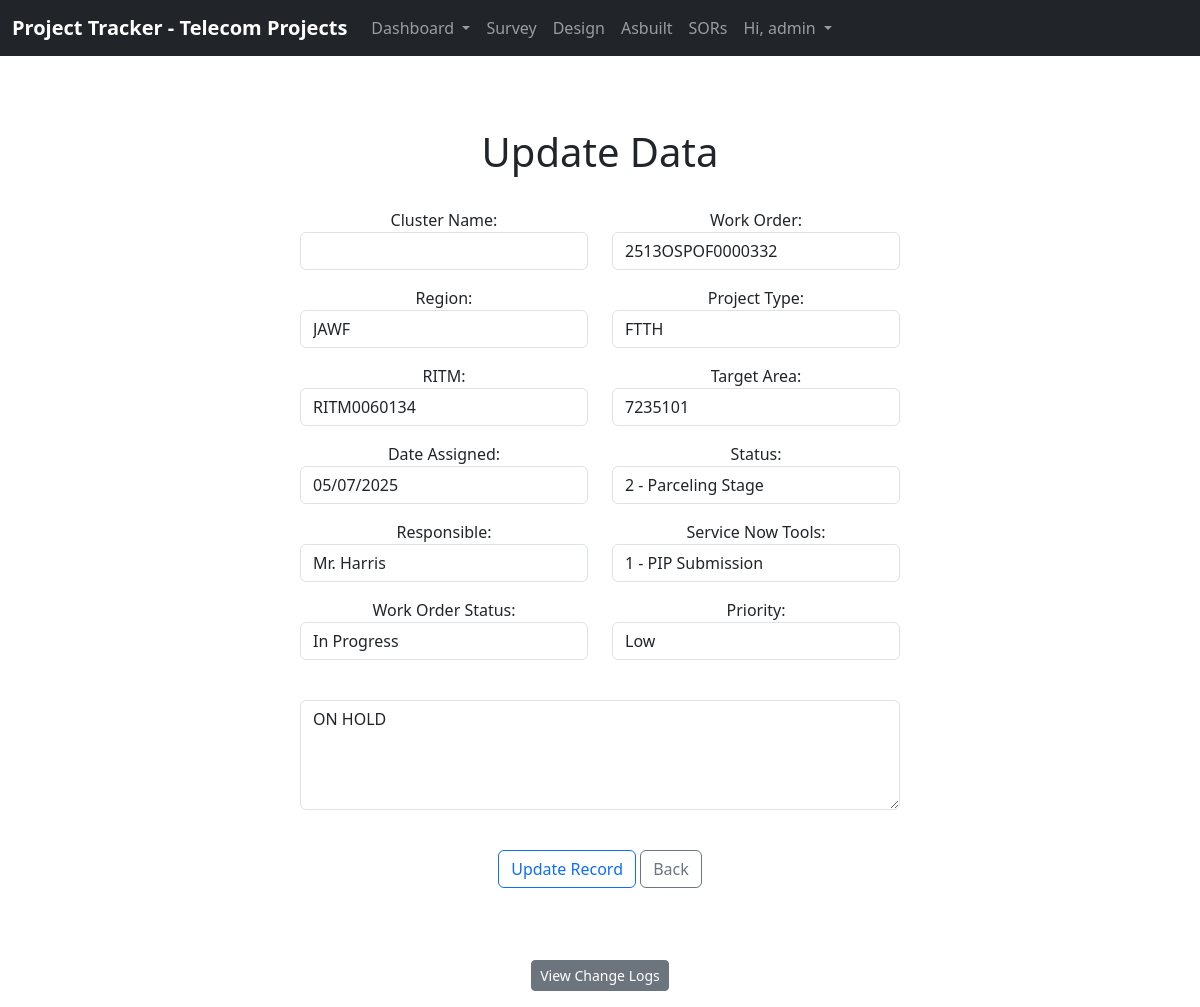
Before: /update_survey_record/602 (signed in) with the older database file.
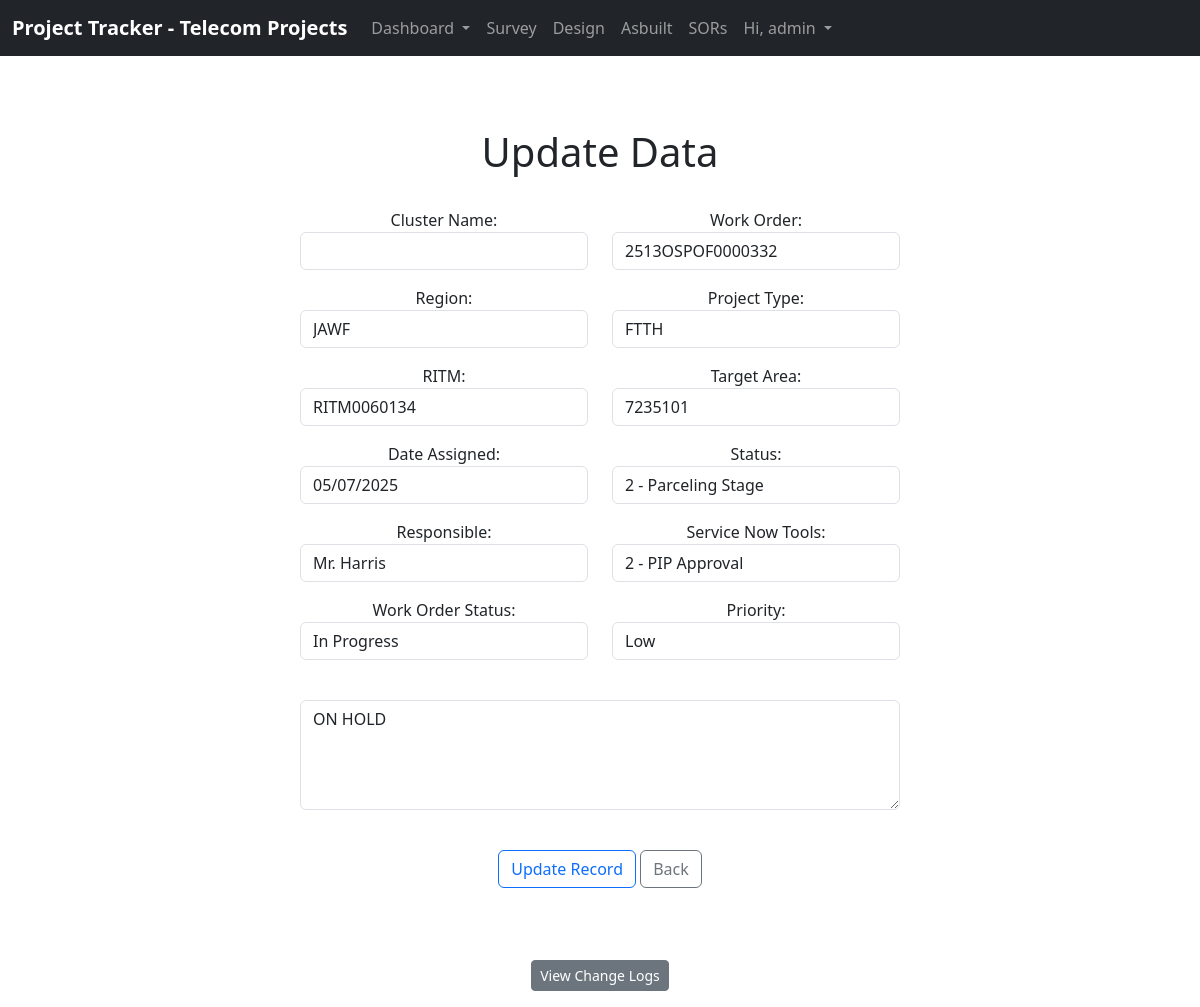
After: the same page with the newer database file.
### website/models.py (models this page shows, shortened)
class survey(models.Model):
    cluster_name = models.CharField(max_length=200, blank=True)
    work_order = models.CharField(max_length=16)
    region = models.CharField(max_length=20, blank=True)
    project_type = models.CharField(max_length=20, blank=True)
    RITM = models.CharField(max_length=11)
    target_area = models.IntegerField(blank=True, null=True)
    date_assigned = models.DateField()
    status = models.CharField(max_length=50)
    responsible = models.CharField(max_length=100)
    tools = models.CharField(max_length=50)
    wo_status = models.CharField(max_length=50)
    priority = models.CharField(max_length=20)
    remarks = models.TextField(blank=True)
    updated_at = models.DateTimeField(auto_now=True)
    updated_by = models.ForeignKey(
        User, on_delete=models.SET_NULL, null=True, blank=True
    )

### website/views.py (the view, shortened to what this page needs)
# urls.py: path('update_survey_record/<int:pk>', views.update_survey_record,
def update_survey_record(request, pk):
    if not request.user.is_authenticated:
        messages.error(request, "You must be logged in to do that.")
        return redirect('home')
    current_record = survey.objects.get(id=pk)
    fields_to_check = ['status',
                       'wo_status', 'tools', 'priority', 'remarks']
    old_data = {field: getattr(current_record, field)
                for field in fields_to_check}
    form = AddSurveyForm(request.POST or None,
                         instance=current_record, is_update=True)
    logs = ActivityLog.objects.filter(
        content_type=ContentType.objects.get_for_model(survey),
        object_id=current_record.id
    ).order_by('-timestamp')
    return render(request, 'update_survey_record.html', {
        'form': form,
        'record': current_record,
        'logs': logs
    })

### website/templates/update_survey_record.html (shortened to what this page needs)
{% extends 'base.html' %}
{% load tz %}
{% block content %}
<div class="col-md-6 offset-md-3 text-center mt-5">
    <h1>Update Data</h1><br>
    <form method="POST" action="">
        <div class="row">
            <div class="col-md-6 mb-3">
                {{ form.cluster_name.label_tag }} {{ form.cluster_name }}
            </div>
            <div class="col-md-6 mb-3">
                {{ form.work_order.label_tag }} {{ form.work_order }}
            </div>
            <div class="col-md-6 mb-3">
                {{ form.region.label_tag }} {{ form.region }}
            </div>
            <div class="col-md-6 mb-3">
                {{ form.project_type.label_tag }} {{ form.project_type }}
            </div>
            <div class="col-md-6 mb-3">
                {{ form.RITM.label_tag }} {{ form.RITM }}
            </div>
            <div class="col-md-6 mb-3">
                {{ form.target_area.label_tag }} {{ form.target_area }}
            </div>
            <div class="col-md-6 mb-3">
                {{ form.date_assigned.label_tag }} {{ form.date_assigned }}
            </div>
            <div class="col-md-6 mb-3">
                {{ form.status.label_tag }} {{ form.status }}
            </div>
            <div class="col-md-6 mb-3">
                {{ form.responsible.label_tag }} {{ form.responsible }}
            </div>
            <div class="col-md-6 mb-3">
                {{ form.tools.label_tag }} {{ form.tools }}
            </div>
            <div class="col-md-6 mb-3">
                {{ form.wo_status.label_tag }} {{ form.wo_status }}
            </div>
            <div class="col-md-6 mb-3">
                {{ form.priority.label_tag }} {{ form.priority }}
            </div>
            <div class="col-md-12 mb-3">
                {{ form.remarks.label_tag }} {{ form.remarks }}
            </div>
        </div>
        <br>
        <button type="submit" class="btn btn-outline-primary">Update Record</button>
        <a class="btn btn-outline-secondary" aria-current="page" href="{% url 'survey' %}">Back</a><br>
    </form>
    <br><br>
    <div class="container mt-4">
        <button class="btn btn-secondary mb-3 btn-sm" type="button" data-bs-toggle="collapse"
            data-bs-target="#activityLogs">
            View Change Logs
        </button>
    </div>
    {% endblock %}

Changed rows visible on the page:
changed survey "2513OSPOF0000332": tools "1 - PIP Submission" → "2 - PIP Approval"
